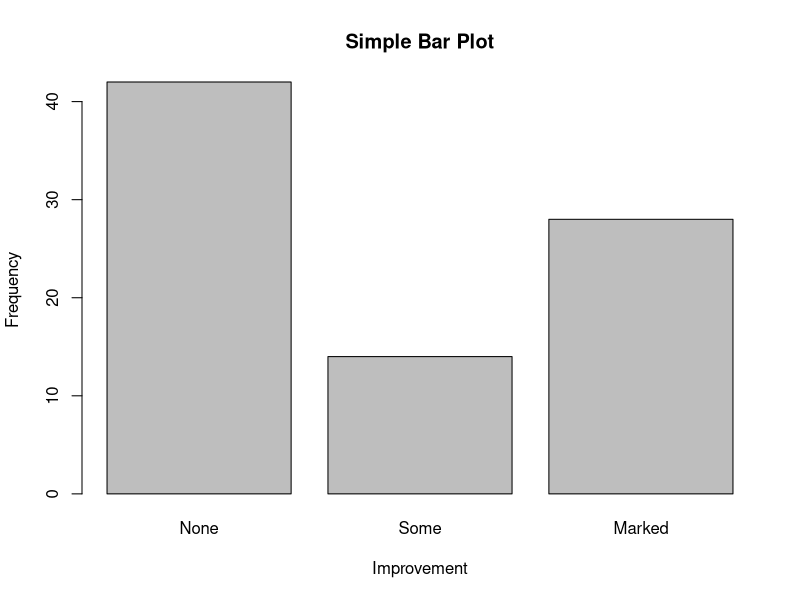
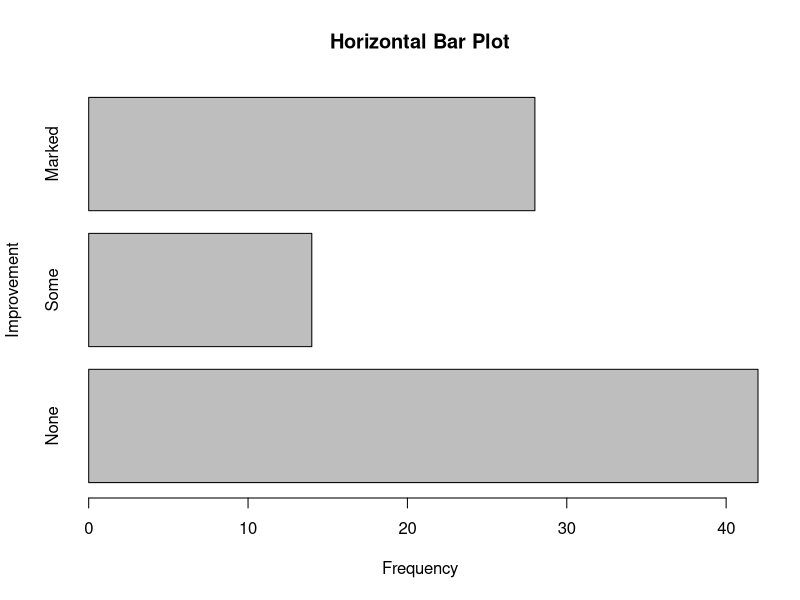

Recreate these plots in R, in order.
library(vcd)
counts<-table(Arthritis$Improved)
barplot(counts,
        main="Simple Bar Plot",
        xlab="Improvement", ylab="Frequency")

barplot(counts,
        main="Horizontal Bar Plot",
        xlab="Frequency", ylab="Improvement",
        horiz=TRUE)
